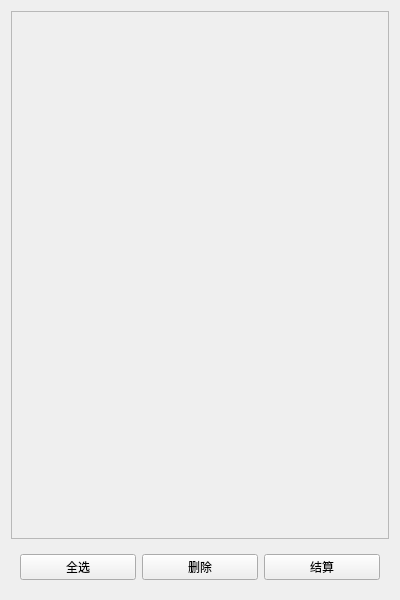
<?xml version="1.0" encoding="UTF-8"?>
<ui version="4.0">
 <class>Chart</class>
 <widget class="QWidget" name="Chart">
  <property name="geometry">
   <rect>
    <x>0</x>
    <y>0</y>
    <width>400</width>
    <height>600</height>
   </rect>
  </property>
  <property name="windowTitle">
   <string>Form</string>
  </property>
  <layout class="QVBoxLayout" name="verticalLayout">
   <item>
    <widget class="QScrollArea" name="scrollArea">
     <property name="widgetResizable">
      <bool>true</bool>
     </property>
     <widget class="QWidget" name="scrollAreaWidgetContents">
      <property name="geometry">
       <rect>
        <x>0</x>
        <y>0</y>
        <width>380</width>
        <height>522</height>
       </rect>
      </property>
     </widget>
    </widget>
   </item>
   <item>
    <widget class="QWidget" name="widget" native="true">
     <layout class="QHBoxLayout" name="horizontalLayout">
      <item>
       <widget class="QPushButton" name="btn_all">
        <property name="text">
         <string>全选</string>
        </property>
       </widget>
      </item>
      <item>
       <widget class="QPushButton" name="btn_delete">
        <property name="text">
         <string>删除</string>
        </property>
       </widget>
      </item>
      <item>
       <widget class="QPushButton" name="btn_order">
        <property name="text">
         <string>结算</string>
        </property>
       </widget>
      </item>
     </layout>
    </widget>
   </item>
  </layout>
 </widget>
 <resources/>
 <connections/>
</ui>
